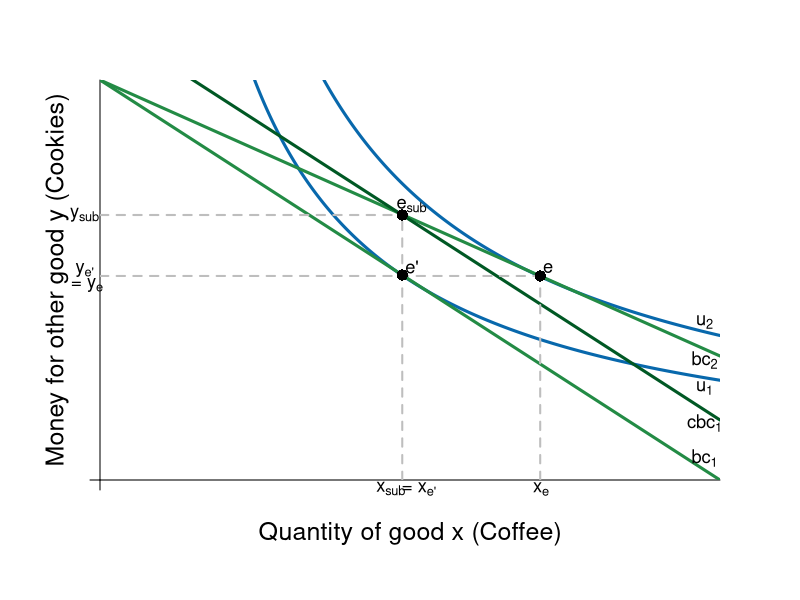

Reproduce this figure in R.
#Graph Designer: Simon Halliday
#Authors: Bowles, Foley and Halliday
#Title: Coordination, Conflict and Competition: A Text in Microeconomics

library(shape)
require(shape)
pdf(file = "/Users/rileyboeth/Library/Mobile Documents/com~apple~CloudDocs/bfh textbook - backup/figure7_18.pdf", width = 10, height = 8)

#Set parameters for graphics
axislabelsize <- 1.5
labelsize <- 1.1
graphlinewidth <- 3
segmentlinewidth <- 2

COL <- c("#7fc97f", "#beaed4", "#fdc086", "#ffff99", "#386cb0", "#f0027f", "#bf5b17", "#666666")
COLA <- c("#e0f3db", "#99d8c9","#66c2a4","#41ae76", "#238b45", "#005824")
COLB <- c("#4eb3d3", "#2b8cbe", "#0868ac","#084081")

#Edited the margins to cater for the larger LHS labels
par(mar =  c(6, 5, 4, 4))

#Original budget constraint and pivoted budget constraint

bc1 <- function(x,y) {
  40 - .5*x
}

bc2 <- function(x, y) {
  40 - .345*x
}

#Utility functions 

uFn <- function(x, y, alpha = 0.5){
  (x^alpha)*(y^(1-alpha))
}

#Compensated budget constraint parallel to bc1

cbc1 <- function(x, y) {
  46 - .5*x
}

#Add limits on axes and levels of utility for each indifference curve
ylims <- c(0, 40)
xlims <- c(0, 80)

npts <- 501 
x <- seq(xlims[1], xlims[2], length.out = npts)
y <- seq(ylims[1], ylims[2], length.out = npts) 

a <- c(28.25,34) #alpha = 0.6

plot(0, 0, xlim = xlims, ylim = ylims, type = "n",
     xlab = expression(paste("")),
     ylab = expression(paste("")), 
     xaxt = "n", 
     yaxt = "n", 
     cex.lab = axislabelsize, 
     bty = "n", 
     xaxs="i", 
     yaxs="i"
)

#x and y limits with plain axes without ticks/numbers to match previous graph

ticksx <- seq(from = 0, to = xlims[2]+1, by = 81)
xlabels <- seq(from = 0, to = xlims[2], by = 1)
ticksy <- seq(from = 0, to = ylims[2]+1, by = 41)
ylabels <- seq(from = 0, to = ylims[2], by = 10)

axis(1,at = ticksx,  pos = 0, labels = FALSE)
axis(2,at = ticksy,  pos = 0, labels = FALSE, las = 1)

npts <- 500 
xx1 <- seq(xlims[1], xlims[2], length.out = npts)
xx2 <- seq(0, xlims[2], length.out = npts)
xx3 <- seq(xlims[1], 0, length.out = npts)
xx4 <- seq(-11, 0, length.out = npts)

contour(x, y, 
        outer(x, y, uFn),
        drawlabels = FALSE,
        col = COLB[3],
        lwd = graphlinewidth,
        levels = a, 
        xaxs="i", 
        yaxs="i", 
        add = TRUE)

#Axis labels
mtext(expression(paste("Quantity of good x (Coffee)")), side = 1, line = 2.5, cex = axislabelsize)
text(-5.5, 0.5*ylims[2], expression(paste("Money for other good y (Cookies)")), xpd = TRUE, cex = axislabelsize, srt = 90) 

lines(xx1, bc1(xx1, y), col = COLA[5], lwd = graphlinewidth)
lines(xx1, bc2(xx1, y), col = COLA[5], lwd = graphlinewidth)
lines(xx1, cbc1(xx1, y), col = COLA[6], lwd = graphlinewidth)


#Label curves

text(78, 9.2, expression("u"[1]), cex = labelsize)
text(78, 15.8, expression("u"[2]), cex = labelsize)
text(78, 2.2, expression("bc"[1]), cex = labelsize)
text(78, 12, expression("bc"[2]), cex = labelsize)
text(78, 5.7, expression("cbc"[1]), cex = labelsize)

#Label points e-sub, e, e'

text(40.2, cbc1(39)+.9, expression(paste("e"[sub])), cex = labelsize)
segments(39, 0, 39, cbc1(x = 39), lty = 2, col = "gray", lwd = segmentlinewidth)
segments(0, cbc1(x = 39), 39, cbc1(x = 39), lty = 2, col = "gray", lwd = segmentlinewidth)
points(39, cbc1(x = 39), pch = 16, col = "black", cex = 1.5)

text(57.8, bc2(56.8)+.8, expression(paste("e")), cex = labelsize)
segments(56.8, 0, 56.8, bc2(x = 56.8), lty = 2, col = "gray", lwd = segmentlinewidth)
segments(0, bc2(x = 56.8), 56, bc2(x = 56.8), lty = 2, col = "gray", lwd = segmentlinewidth)
points(56.8, bc2(x = 56.8), pch = 16, col = "black", cex = 1.5)

text(40.3, bc1(39)+.8, expression(paste("e'")), cex = labelsize)
points(39, bc1(x = 39), pch = 16, col = "black", cex = 1.5)

#Label y-sub,x-sub,etc. on axes

text(37.5, -.9, expression(paste("x"[sub])), xpd = TRUE, cex = labelsize)
text(40.8, -.9, expression(paste(" = x"["e'"])),  xpd = TRUE,  cex = labelsize)
text(56.9, -.9, expression(paste("x"[e])),  xpd = TRUE, cex = labelsize)

text(-2, cbc1(39), expression(paste("y"[sub])), xpd = TRUE, cex = labelsize)
text(-2, bc1(39)+.5, expression(paste("y"["e'"])),  xpd = TRUE,  cex = labelsize)
text(-2, bc1(39)-1, expression(paste(" = y"[e])),  xpd = TRUE, cex = labelsize)


dev.off()
